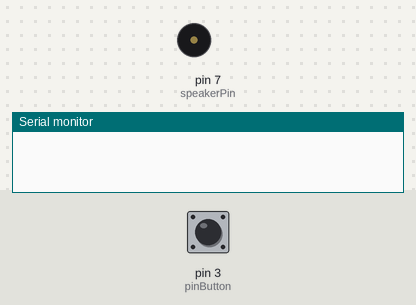
Simulated run of this sketch. Board: Arduino Uno, built with avr-gcc and run on an emulated ATmega328P. Shown: buzzer (waves = sounding), the last lines printed to the serial monitor. Inputs (shaded band) come from the test bench; at power-on: pin 3 (pinButton) LOW.

Above: at 1.2 s.
1.3 s: pin 3 (pinButton) pulled HIGH for 0.15 s
4.4 s: pin 3 (pinButton) pulled HIGH for 0.15 s
At 8.2 s:
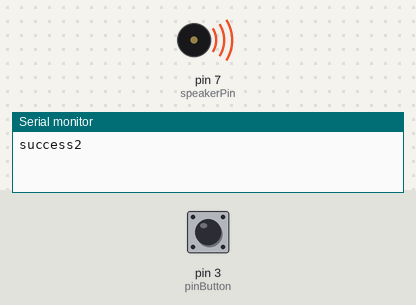
Timing chart, 0 to 13.3 s (numbered marks = the images above; inputs shaded):
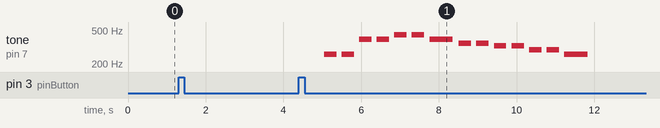

Measured:
- after the input at 1.3 s, every drawn part: stays the same
- after the input at 4.4 s, tone on pin 7 (speakerPin): plays 261 Hz for 0.32 s, 261 Hz for 0.32 s, 391 Hz for 0.32 s, 391 Hz for 0.32 s, 439 Hz for 0.32 s, 439 Hz for 0.32 s … (14 notes in this stretch), starting after 0.65 s

The sketch:

Grove_Button_options.ino
```cpp
// Demo for Grove - Starter V2.0
// Author: Loovee  2013-3-10

// Uses the Grove - Button to control the Grove - LED.
// Connect the Grove - Button to the socket marked D3
// Connect the Grove - LED to D7

// Defines the pins to which the button and LED are connected.
const int pinButton = 3;
const int pinLight = A2;
//const int pinLed   = 7;
int thresholdvalue = 300;
const int pinSound = A3;
int thresholdValue1 = 700;
int count=0;
bool flag=0;

int speakerPin = 7;                  // Grove Buzzer connect to D3


int length = 15; // the number of notes
char notes[] = "ccggaagffeeddc "; // a space represents a rest
int beats[] = { 1, 1, 1, 1, 1, 1, 2, 1, 1, 1, 1, 1, 1, 2, 4 };
int tempo = 300;

void playTone(int tone, int duration) {
    for (long i = 0; i < duration * 1000L; i += tone * 2) {
        digitalWrite(speakerPin, HIGH);
        delayMicroseconds(tone);
        digitalWrite(speakerPin, LOW);
        delayMicroseconds(tone);
    }
}

void playNote(char note, int duration) {
    char names[] = { 'c', 'd', 'e', 'f', 'g', 'a', 'b', 'C' };
    int tones[] = { 1915, 1700, 1519, 1432, 1275, 1136, 1014, 956 };

    // play the tone corresponding to the note name
    for (int i = 0; i < 8; i++) {
        if (names[i] == note) {
            playTone(tones[i], duration);
        }
    }
}


void setup()
{
    // Configure the button's pin for input signals.
    pinMode(pinButton, INPUT);
     pinMode(speakerPin, OUTPUT);
    Serial.begin(9600);

    // Configure the LED's pin for output.
//    pinMode(pinLed, OUTPUT);
}

void loop()
{

    if(digitalRead(pinButton))
    {
        // When the button is pressed, turn the LED on.
//        digitalWrite(pinLed, HIGH);
        count+=1;
//        Serial.println("success1");
        delay(300);

    }
    else
    {
        // Otherwise, turn the LED off.
//        digitalWrite(pinLed, LOW);
//Serial.println("success2");
      if(count<=3){
        flag=1;
      }

    }


    if((millis()%5000)==0){
    if(!flag){
      Serial.println("long");
      count=0;
    }
    if(count==1){
      int sensorValue = analogRead(pinLight);
      if(sensorValue > thresholdvalue)
    {
      Serial.println("light detected");
    }
    else {
      Serial.println("light not detected");
    }
    }
    if(count==2){
      Serial.println("success2");
      for (int i = 0; i < length; i++)
    {
        if (notes[i] == ' ')
        {
            delay(beats[i] * tempo); // rest
        }
        else
        {
            playNote(notes[i], beats[i] * tempo);
        }

        // pause between notes
        delay(tempo / 2);
    }
    }
    if(count==3){
      int sensorValue = analogRead(pinSound);
      if(sensorValue > thresholdValue1){
      Serial.println("Sound sensed");
      }
      else{
        Serial.println("Sound not sensed");
      }
    }

//    Serial.println(count);
    count=0;
    }
}
```
